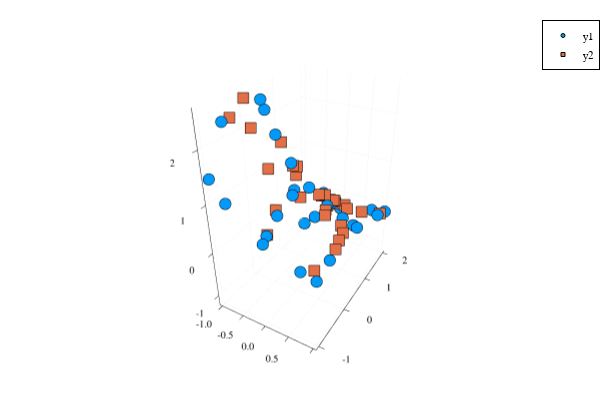

Here is the notebook cell this chart was saved with:
### Code cell
# same with the smolyak grid
# multiple dimensions
using LinearAlgebra
sp = SmolyakParams(2,3, [-1,-1],[1,2])
basis = Basis(sp)   
# get nodes
X, x12 = BasisMatrices.nodes(basis)

# # f at nodes
y = f2(X)
Ymat = [f2(i,j) for i in unique(X[:,1]), j in unique(X[:,2])]


# map domain into unit hypercube
cube = BasisMatrices.dom2cube(X, basis.params[1])
# evaluate basis matrix
eb   = BasisMatrices.build_B(sp.d, sp.mu, cube, sp.pinds)
coef = pinv(eb) * y

xnew = hcat(-1 .+ rand(30)*2 , -1 .+ rand(30)*3)
cube = BasisMatrices.dom2cube(xnew, sp)
eb   = BasisMatrices.build_B(sp.d, sp.mu, cube, sp.pinds)
ynew = eb * coef

scatter(X[:,1],X[:,2],y,markersize=2)
scatter!(xnew[:,1],xnew[:,2],ynew,markersize=2,markershape=:rect)

### Figure 1 — Plotly figure (JSON) as saved in the notebook; plotly's stock layout.template omitted (floating-point values rounded to 4 significant figures)
{"data": [{"colorbar": {"len": 0.9525, "title": "", "x": 0.9934, "y": 0.5139}, "legendgroup": "y1", "marker": {"color": "rgba(0, 154, 250, 1.000)", "line": {"color": "rgba(0, 0, 0, 1.000)", "width": 1}, "size": 4, "symbol": "circle"}, "mode": "markers", "name": "y1", "scene": "scene", "showlegend": true, "type": "scatter3d", "x": [0, -1, 1, 0, 0, 0.7071, -0.7071, 0, 0, 0.9239, 0.3827, -0.3827, -0.9239, 0, 0, 0, 0, -1, 1, -1, 1, 0.7071, -0.7071, 0.7071, -0.7071, -1, 1, -1, 1], "xaxis": "x", "y": [0.5, 0.5, 0.5, -1, 2, 0.5, 0.5, 1.561, -0.5607, 0.5, 0.5, 0.5, 0.5, 1.886, 1.074, -0.07403, -0.8858, -1, -1, 2, 2, -1, -1, 2, 2, 1.561, 1.561, -0.5607, -0.5607], "yaxis": "y", "z": [0.8776, 2.386, 0.3228, 0.5403, -0.4161, 0.4327, 1.78, 0.01014, 0.8469, 0.3484, 0.5985, 1.287, 2.211, -0.3098, 0.4766, 0.9973, 0.6327, 1.469, 0.1988, -1.131, -0.1531, 0.2664, 1.096, -0.2052, -0.844, 0.02755, 0.003729, 2.302, 0.3116], "zaxis": "z"}, {"colorbar": {"len": 0.9525, "title": "", "x": 0.9934, "y": 0.5139}, "legendgroup": "y2", "marker": {"color": "rgba(227, 111, 71, 1.000)", "line": {"color": "rgba(0, 0, 0, 1.000)", "width": 1}, "size": 4, "symbol": "square"}, "mode": "markers", "name": "y2", "scene": "scene", "showlegend": true, "type": "scatter3d", "x": [-0.397, 0.01248, 0.1383, 0.8831, 0.7922, -0.2312, 0.438, -0.9421, 0.9738, -0.3472, -0.7548, -0.5381, 0.5532, 0.9008, -0.9431, 0.000734, -0.7828, 0.1102, -0.2625, 0.9901, 0.1022, 0.9335, -0.0455, 0.08207, -0.882, 0.7318, 0.2438, 0.2698, -0.05549, 0.4984], "xaxis": "x", "y": [-0.1956, 1.608, 0.6326, -0.8644, 0.2621, 1.437, 0.3353, -0.03794, -0.3102, 0.5027, -0.1395, 0.9528, 1.028, 0.1156, -0.4247, -0.8648, 1.301, 0.9293, 1.781, 1.734, 1.388, -0.09912, 1.465, 0.05345, 0.9328, 1.352, 1.04, 1.524, -0.5158, 0.2056], "yaxis": "y", "z": [1.461, -0.03648, 0.7026, 0.2677, 0.437, 0.1635, 0.6087, 2.561, 0.3603, 1.24, 2.108, 0.9892, 0.3005, 0.404, 2.339, 0.6483, 0.5776, 0.5368, -0.2742, -0.05911, 0.1656, 0.3919, 0.1096, 0.9194, 1.44, 0.1095, 0.3992, 0.03979, 0.9199, 0.5935], "zaxis": "z"}], "layout": {"annotations": [], "height": 400, "legend": {"bgcolor": "rgba(255, 255, 255, 1.000)", "bordercolor": "rgba(0, 0, 0, 1.000)", "borderwidth": 1, "font": {"color": "rgba(0, 0, 0, 1.000)", "family": "sans-serif", "size": 11}, "title": {"font": {"color": "rgba(0, 0, 0, 1.000)", "family": "sans-serif", "size": 15}, "text": ""}, "tracegroupgap": 0, "traceorder": "normal", "x": 1, "xanchor": "auto", "y": 1, "yanchor": "auto"}, "margin": {"b": 20, "l": 0, "r": 0, "t": 20}, "paper_bgcolor": "rgba(255, 255, 255, 1.000)", "plot_bgcolor": "rgba(255, 255, 255, 1.000)", "scene": {"camera": {"eye": {"x": 1.126, "y": -1.95, "z": 1.3}, "projection": "orthographic"}, "domain": {"x": [0.03619, 0.9934], "y": [0.03762, 0.9902]}, "xaxis": {"gridcolor": "rgba(0, 0, 0, 0.100)", "gridwidth": 0.5, "linecolor": "rgba(0, 0, 0, 1.000)", "mirror": false, "range": [-1.06, 1.06], "showgrid": true, "showline": true, "showticklabels": true, "tickangle": 0, "tickcolor": "rgb(0, 0, 0)", "tickfont": {"color": "rgba(0, 0, 0, 1.000)", "family": "sans-serif", "size": 11}, "tickmode": "array", "ticks": "inside", "ticktext": ["-1.0", "-0.5", "0.0", "0.5", "1.0"], "tickvals": [-1, -0.5, 0, 0.5, 1], "title": "", "titlefont": {"color": "rgba(0, 0, 0, 1.000)", "family": "sans-serif", "size": 15}, "type": "-", "visible": true, "zeroline": false, "zerolinecolor": "rgba(0, 0, 0, 1.000)"}, "yaxis": {"gridcolor": "rgba(0, 0, 0, 0.100)", "gridwidth": 0.5, "linecolor": "rgba(0, 0, 0, 1.000)", "mirror": false, "range": [-1.09, 2.09], "showgrid": true, "showline": true, "showticklabels": true, "tickangle": 0, "tickcolor": "rgb(0, 0, 0)", "tickfont": {"color": "rgba(0, 0, 0, 1.000)", "family": "sans-serif", "size": 11}, "tickmode": "array", "ticks": "inside", "ticktext": ["-1", "0", "1", "2"], "tickvals": [-1, 0, 1, 2], "title": "", "titlefont": {"color": "rgba(0, 0, 0, 1.000)", "family": "sans-serif", "size": 15}, "type": "-", "visible": true, "zeroline": false, "zerolinecolor": "rgba(0, 0, 0, 1.000)"}, "zaxis": {"gridcolor": "rgba(0, 0, 0, 0.100)", "gridwidth": 0.5, "linecolor": "rgba(0, 0, 0, 1.000)", "mirror": false, "range": [-1.242, 2.671], "showgrid": true, "showline": true, "showticklabels": true, "tickangle": 0, "tickcolor": "rgb(0, 0, 0)", "tickfont": {"color": "rgba(0, 0, 0, 1.000)", "family": "sans-serif", "size": 11}, "tickmode": "array", "ticks": "inside", "ticktext": ["-1", "0", "1", "2"], "tickvals": [-1, 0, 1, 2], "title": "", "titlefont": {"color": "rgba(0, 0, 0, 1.000)", "family": "sans-serif", "size": 15}, "type": "-", "visible": true, "zeroline": false, "zerolinecolor": "rgba(0, 0, 0, 1.000)"}}, "showlegend": true, "width": 600}}
